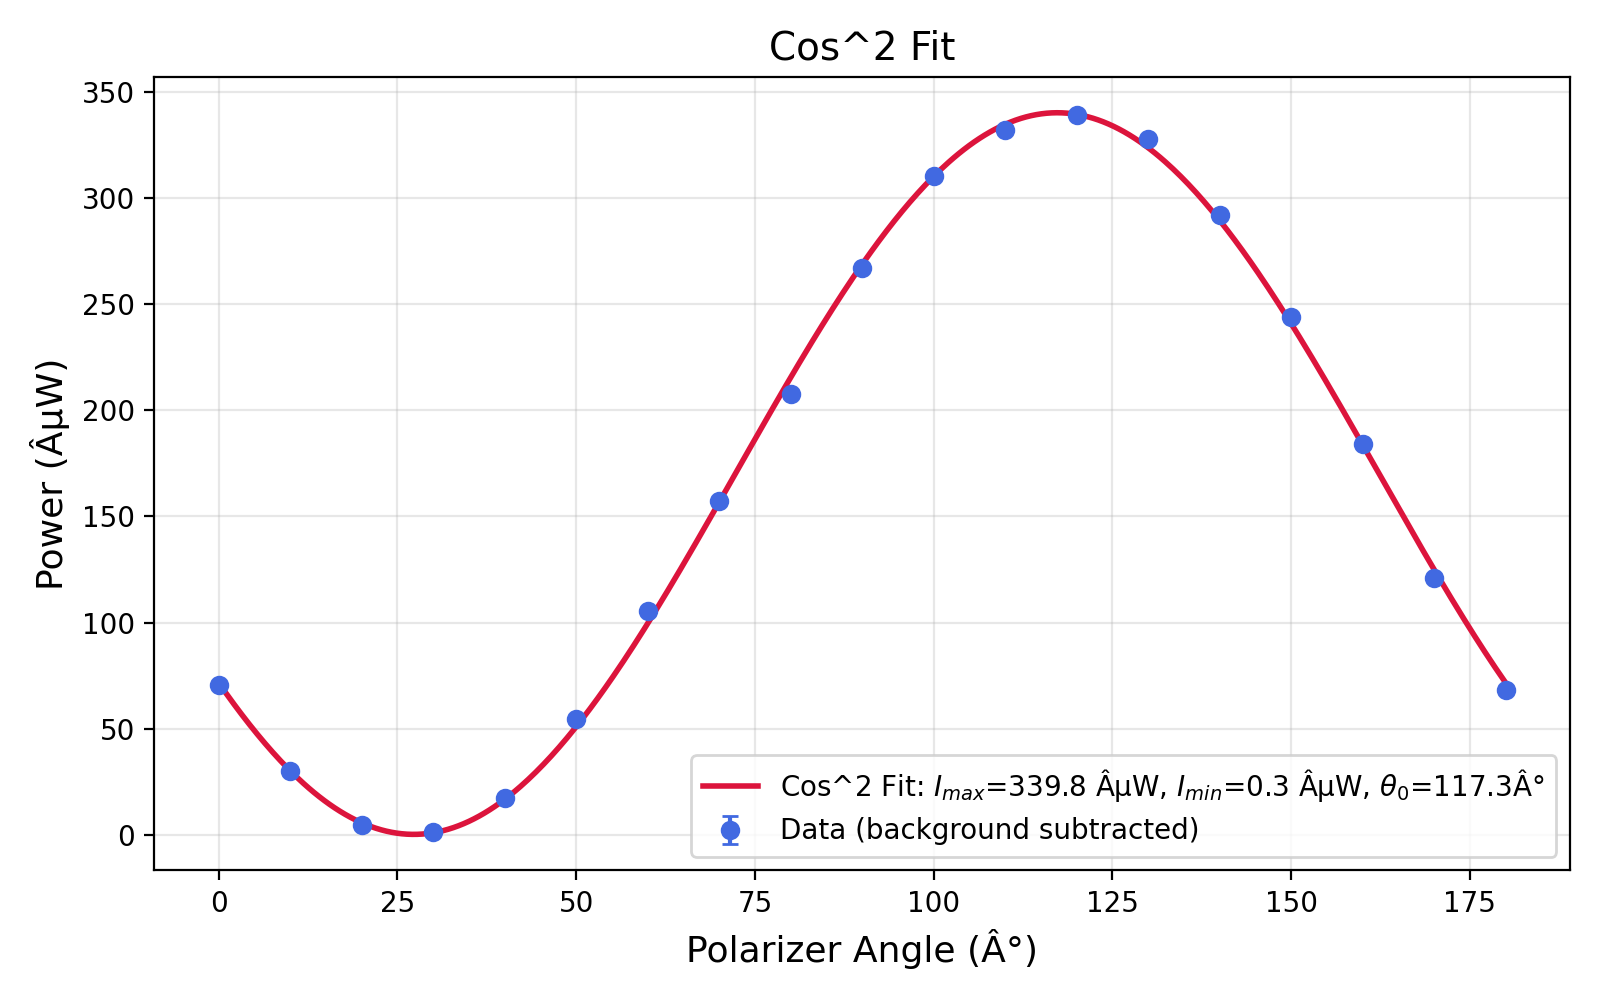

Source code (Python):
import numpy as np
import pandas as pd
import matplotlib.pyplot as plt
from scipy.optimize import curve_fit

# ── Load data ───────────────────────────────────────────────────────────────
df = pd.read_csv("data/experiment_A.csv")

angle_deg = df["Angle"].values.astype(float)
angle_rad = np.deg2rad(angle_deg)

power_min = df["Power_Min"].values.astype(float)
power_max = df["Power_Max"].values.astype(float)
power_avg = df["Power_Avg"].values.astype(float)

# ── Subtract background (0.95 µW) ──────────────────────────────────────────
background = 0.95

power_min_corr = power_min - background
power_max_corr = power_max - background
power_avg_corr = power_avg - background

# Uncertainty: half the spread between min and max readings
power_uncertainty = (power_max_corr - power_min_corr) / 2.0
# Set a minimum uncertainty floor so zero-spread points don't break the fit
power_uncertainty = np.maximum(power_uncertainty, 0.5)

# ── Malus's Law model ──────────────────────────────────────────────────────
# P(θ) = I_max * cos²(θ − θ_0) + I_min
def malus_law(theta, I_max, I_min, theta_0):
    return I_max * np.cos(theta - theta_0) ** 2 + I_min


# ── Fit ────────────────────────────────────────────────────────────────────
p0 = [340.0, 1.0, np.deg2rad(120)]  # initial guesses
popt, pcov = curve_fit(
    malus_law, angle_rad, power_avg_corr,
    p0=p0, sigma=power_uncertainty, absolute_sigma=True
)
perr = np.sqrt(np.diag(pcov))  # 1-σ parameter uncertainties

I_max_fit, I_min_fit, theta0_fit = popt
I_max_err, I_min_err, theta0_err = perr

print("=" * 55)
print("         Malus's Law Fit Results")
print("=" * 55)
print(f"  I_max   = {I_max_fit:8.2f} ± {I_max_err:.2f} µW")
print(f"  I_min   = {I_min_fit:8.2f} ± {I_min_err:.2f} µW")
print(f"  θ_0     = {np.rad2deg(theta0_fit):8.2f} ± {np.rad2deg(theta0_err):.2f}°")
print()

# ── Degree of polarization ─────────────────────────────────────────────────
# DOP = (I_max − I_min) / (I_max + I_min)   using fitted parameters
DOP = (I_max_fit - I_min_fit) / (I_max_fit + I_min_fit)

# Propagate uncertainty:  DOP = (a-b)/(a+b)
#   ∂DOP/∂a =  2b / (a+b)²
#   ∂DOP/∂b = −2a / (a+b)²
dDOP_dImax = 2 * I_min_fit / (I_max_fit + I_min_fit) ** 2
dDOP_dImin = -2 * I_max_fit / (I_max_fit + I_min_fit) ** 2
DOP_err = np.sqrt((dDOP_dImax * I_max_err) ** 2 + (dDOP_dImin * I_min_err) ** 2)

print(f"  Degree of polarization = {DOP:.4f} ± {DOP_err:.4f}")
print("=" * 55)

# ── Reduced chi-squared ───────────────────────────────────────────────────
residuals = power_avg_corr - malus_law(angle_rad, *popt)
chi2 = np.sum((residuals / power_uncertainty) ** 2)
ndof = len(angle_deg) - len(popt)
print(f"  χ²/ndf  = {chi2:.2f} / {ndof}  =  {chi2/ndof:.2f}")
print("=" * 55)

# ── Smooth curve for plotting ──────────────────────────────────────────────
theta_smooth = np.linspace(0, np.pi, 500)
power_smooth = malus_law(theta_smooth, *popt)

# ── Figure 1: Data + Fit ──────────────────────────────────────────────────
fig, ax = plt.subplots(figsize=(8, 5))
ax.errorbar(
    angle_deg, power_avg_corr, yerr=power_uncertainty,
    fmt="o", capsize=3, label="Data (background subtracted)", color="royalblue"
)
ax.plot(
    np.rad2deg(theta_smooth), power_smooth,
    "-", color="crimson", linewidth=2,
    label=(
        f"Cos^2 Fit: $I_{{max}}$={I_max_fit:.1f} µW, "
        f"$I_{{min}}$={I_min_fit:.1f} µW, "
        f"$\\theta_0$={np.rad2deg(theta0_fit):.1f}°"
    ),
)
ax.set_xlabel("Polarizer Angle (°)", fontsize=13)
ax.set_ylabel("Power (µW)", fontsize=13)
ax.set_title("Cos^2 Fit", fontsize=14)
ax.legend(fontsize=10)
ax.grid(True, alpha=0.3)
fig.tight_layout()
fig.savefig("malus_law_fit.png", dpi=200)
print("\nSaved  malus_law_fit.png")

# ── Figure 2: Residuals ──────────────────────────────────────────────────
fig2, ax2 = plt.subplots(figsize=(8, 2.5))
ax2.errorbar(
    angle_deg, residuals, yerr=power_uncertainty,
    fmt="o", capsize=3, color="royalblue"
)
ax2.axhline(0, color="crimson", linewidth=1.5)
ax2.set_xlabel("Polarizer Angle", fontsize=13)
ax2.set_ylabel("Residual (µW)", fontsize=13)
ax2.set_title("Residuals", fontsize=14)
ax2.grid(True, alpha=0.3)
fig2.tight_layout()
fig2.savefig("malus_law_residuals.png", dpi=200)
print("Saved  malus_law_residuals.png")

plt.show()
